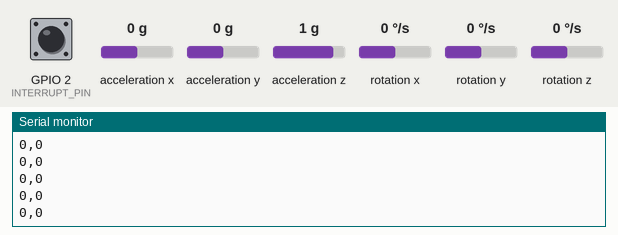
Recording of a sketch running on a simulated ESP32. Shown: the last lines printed to the serial monitor. The test bench sets the inputs (shaded band); at power-on: acceleration x 0 g, acceleration y 0 g, acceleration z 1 g, rotation z 0 °/s, GPIO 2 (INTERRUPT_PIN) LOW, rotation x 0 °/s, rotation y 0 °/s. The sensor or clock chip raises its interrupt line as the real part does; nothing arrives over Bluetooth unless stated; a phone connects over Bluetooth LE 3 s after start.

Above: at 1.7 s.
1.8 s: acceleration x set to -1.4 g
At 1.91 s:
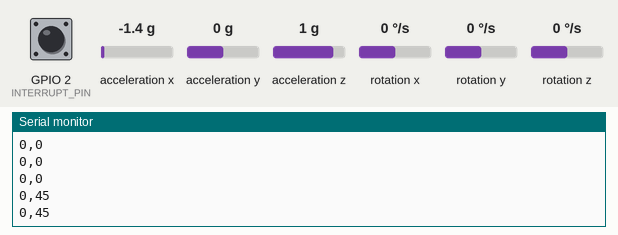
3.3 s: acceleration y set to -1.4 g
At 3.3 s:
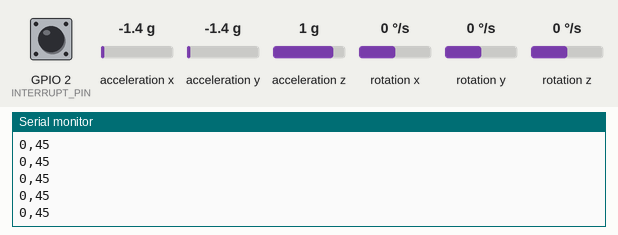
4.8 s: acceleration z set to -1.4 g
At 4.8 s:
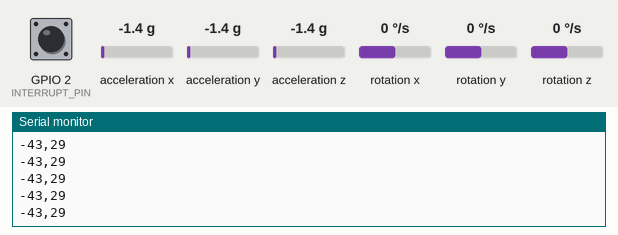
6.3 s: rotation z set to -192 °/s
At 6.3 s:
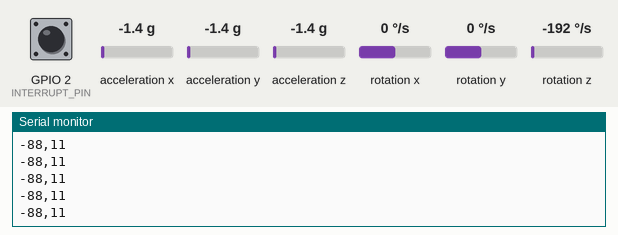
Timing chart, 0 to 8.8 s (numbered marks = the images above; inputs shaded):
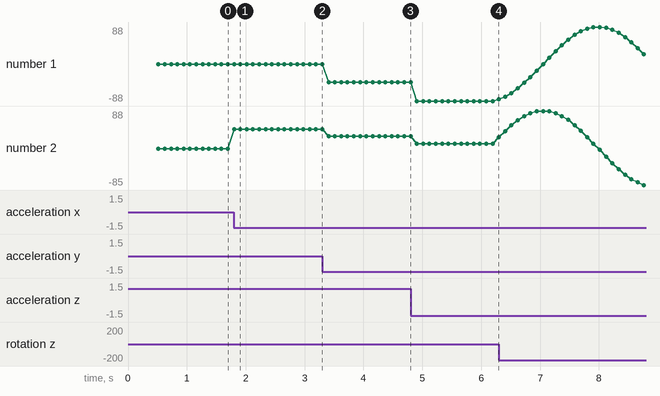

The sketch:

ESP32_BLE_MPU6050.ino
```cpp
// I2Cdev library collection - MPU6050 I2C device class
// Based on InvenSense MPU-6050 register map document rev. 2.0, 5/19/2011 (RM-MPU-6000A-00)
// 10/3/2011 by Jeff Rowberg <jeff@rowberg.net>
// Updates should (hopefully) always be available at https://github.com/jrowberg/i2cdevlib
//
// Changelog:
//  2021/09/27 - split implementations out of header files, finally
//     ... - ongoing debug release

// NOTE: THIS IS ONLY A PARIAL RELEASE. THIS DEVICE CLASS IS CURRENTLY UNDERGOING ACTIVE
// DEVELOPMENT AND IS STILL MISSING SOME IMPORTANT FEATURES. PLEASE KEEP THIS IN MIND IF
// YOU DECIDE TO USE THIS PARTICULAR CODE FOR ANYTHING.

/* ============================================
I2Cdev device library code is placed under the MIT license
Copyright (c) 2012 Jeff Rowberg
Permission is hereby granted, free of charge, to any person obtaining a copy
of this software and associated documentation files (the "Software"), to deal
in the Software without restriction, including without limitation the rights
to use, copy, modify, merge, publish, distribute, sublicense, and/or sell
copies of the Software, and to permit persons to whom the Software is
furnished to do so, subject to the following conditions:
The above copyright notice and this permission notice shall be included in
all copies or substantial portions of the Software.
THE SOFTWARE IS PROVIDED "AS IS", WITHOUT WARRANTY OF ANY KIND, EXPRESS OR
IMPLIED, INCLUDING BUT NOT LIMITED TO THE WARRANTIES OF MERCHANTABILITY,
FITNESS FOR A PARTICULAR PURPOSE AND NONINFRINGEMENT. IN NO EVENT SHALL THE
AUTHORS OR COPYRIGHT HOLDERS BE LIABLE FOR ANY CLAIM, DAMAGES OR OTHER
LIABILITY, WHETHER IN AN ACTION OF CONTRACT, TORT OR OTHERWISE, ARISING FROM,
OUT OF OR IN CONNECTION WITH THE SOFTWARE OR THE USE OR OTHER DEALINGS IN
THE SOFTWARE.
===============================================
*/

//Include
#include <BLE2902.h>
#include <BLEDevice.h>
#include <BLEUtils.h>
#include <BLEServer.h>
#include "I2Cdev.h"

#include "MPU6050_6Axis_MotionApps20.h"

 //Define
#define OUTPUT_READABLE_QUATERNION
#define INTERRUPT_PIN 2  // use pin 2 on Arduino Uno & most boards

#if I2CDEV_IMPLEMENTATION == I2CDEV_ARDUINO_WIRE
    #include "Wire.h"
#endif

#define SERVICE_UUID        "3fe75da1-0d14-4016-bba4-f58d0e1093f1"
#define CHARACTERISTIC_UUID "39fc54c8-2bcb-4f10-be11-a75e5076dde2"


MPU6050 mpu;

bool deviceConnected = false;
BLECharacteristic *pCharacteristic;
BLEAdvertising *pAdvertising;


// MPU control/status vars
bool dmpReady = false;  // set true if DMP init was successful
uint8_t mpuIntStatus;   // holds actual interrupt status byte from MPU
uint8_t devStatus;      // return status after each device operation (0 = success, !0 = error)
uint16_t packetSize;    // expected DMP packet size (default is 42 bytes)
uint16_t fifoCount;     // count of all bytes currently in FIFO
uint8_t fifoBuffer[64]; // FIFO storage buffer

// orientation/motion vars
Quaternion q;           // [w, x, y, z]         quaternion container
VectorInt16 aa;         // [x, y, z]            accel sensor measurements
VectorInt16 aaReal;     // [x, y, z]            gravity-free accel sensor measurements
VectorInt16 aaWorld;    // [x, y, z]            world-frame accel sensor measurements
VectorFloat gravity;    // [x, y, z]            gravity vector
float euler[3];         // [psi, theta, phi]    Euler angle container
float ypr[3];           // [yaw, pitch, roll]   yaw/pitch/roll container and gravity vector

int xValue;
int yValue;


volatile bool mpuInterrupt = false;     // indicates whether MPU interrupt pin has gone high
void dmpDataReady() {
    mpuInterrupt = true;
}
class MyServerCallbacks: public BLEServerCallbacks {
    void onConnect(BLEServer* pServer) {
      deviceConnected = true;
    };

    void onDisconnect(BLEServer* pServer) {
      deviceConnected = false;
      pAdvertising->start();
    }
};


void setup() {
    // join I2C bus (I2Cdev library doesn't do this automatically)
    #if I2CDEV_IMPLEMENTATION == I2CDEV_ARDUINO_WIRE
        Wire.begin();
        Wire.setClock(400000); // 400kHz I2C clock. Comment this line if you are having compilation difficulties
    #elif I2CDEV_IMPLEMENTATION == I2CDEV_BUILTIN_FASTWIRE
        Fastwire::setup(400, true);
    #endif

    //Begin serial
    Serial.begin(115200);
    while (!Serial); // wait for Leonardo enumeration, others continue immediately


    // initialize device
    Serial.println(F("Initializing I2C devices..."));
    mpu.initialize();
    pinMode(INTERRUPT_PIN, INPUT);

    // verify connection
    Serial.println(F("Testing device connections..."));
    Serial.println(mpu.testConnection() ? F("MPU6050 connection successful") : F("MPU6050 connection failed"));


    // load and configure the DMP
    Serial.println(F("Initializing DMP..."));
    devStatus = mpu.dmpInitialize();

    // gryro offset
    mpu.setXGyroOffset(220);
    mpu.setYGyroOffset(76);
    mpu.setZGyroOffset(-85);
    mpu.setZAccelOffset(1788); // 1688 factory default for my test chip

    // make sure it worked (returns 0 if so)
    if (devStatus == 0) {
        // Calibration
        mpu.CalibrateAccel(6);
        mpu.CalibrateGyro(6);
        mpu.PrintActiveOffsets();

        // DMP
        Serial.println(F("Enabling DMP..."));
        mpu.setDMPEnabled(true);

        // enable interrupt detection
        Serial.print(F("Enabling interrupt detection (Arduino external interrupt "));
        Serial.print(digitalPinToInterrupt(INTERRUPT_PIN));
        Serial.println(F(")..."));
        attachInterrupt(digitalPinToInterrupt(INTERRUPT_PIN), dmpDataReady, RISING);
        mpuIntStatus = mpu.getIntStatus();

        // set our DMP Ready flag for main loop
        Serial.println(F("DMP ready! Waiting for first interrupt..."));
        dmpReady = true;

        //expected DMP packet size comparison
        packetSize = mpu.dmpGetFIFOPacketSize();
    } else {
        // ERROR!
        // 1 = initial memory load failed
        // 2 = DMP configuration updates failed
        Serial.print(F("DMP Initialization failed (code "));
        Serial.print(devStatus);
        Serial.println(F(")"));
    }


  //BLE SETUPS
  // You can put what ever name you want here
  BLEDevice::init("BallRoller2000");

  BLEServer *pServer = BLEDevice::createServer();
  pServer->setCallbacks(new MyServerCallbacks());
  BLEService *pService = pServer->createService(SERVICE_UUID);

  //BLE CHARASTERISTICS READ, WRITE, NOTIFY, INDICATE.
  //Use what you need, remove others
  pCharacteristic = pService->createCharacteristic(
                      CHARACTERISTIC_UUID,
                      BLECharacteristic::PROPERTY_READ   |
                      BLECharacteristic::PROPERTY_WRITE  |
                      BLECharacteristic::PROPERTY_NOTIFY |
                      BLECharacteristic::PROPERTY_INDICATE
                    );

  pCharacteristic->addDescriptor(new BLE2902());
  pService->start();
  pAdvertising = pServer->getAdvertising();
  pAdvertising->start();
}


void loop() {
    // if programming failed, dont try to do anything
    if (!dmpReady) return;
    // read a packet from FIFO
    if (mpu.dmpGetCurrentFIFOPacket(fifoBuffer)) { // Get the Latest packet
        #ifdef OUTPUT_READABLE_QUATERNION
            // display quaternion values in easy matrix form: w x y z
            mpu.dmpGetQuaternion(&q, fifoBuffer);
          //  Serial.print
          //x and y value to int
            xValue = q.x * 100;
            yValue = q.y * 100;
            Serial.print(xValue);
            Serial.print(",");
            Serial.print(yValue);
            Serial.println("");
        #endif
        if (deviceConnected) {
            //values into string -> string to characteristics
            String QuanterionValues = "";
            QuanterionValues += xValue;
            QuanterionValues += ",";
            QuanterionValues += yValue;
            pCharacteristic->setValue((char*)QuanterionValues.c_str());
            pCharacteristic->notify();
            pCharacteristic->notify();
        }
        //for unity
        delay(100);
    }
}
```

Measured:
- after the input at 1.8 s, the serial monitor: prints a new line at once (image 1)
- plotted number 1: 0 → -43 after the input at 3.3 s, -43 → -88 after the input at 4.8 s, -88 → 23 after the input at 6.3 s
- plotted number 2: 0 → 45 after the input at 1.8 s, 45 → 29 after the input at 3.3 s, 29 → 11 after the input at 4.8 s, 11 → -85 after the input at 6.3 s
